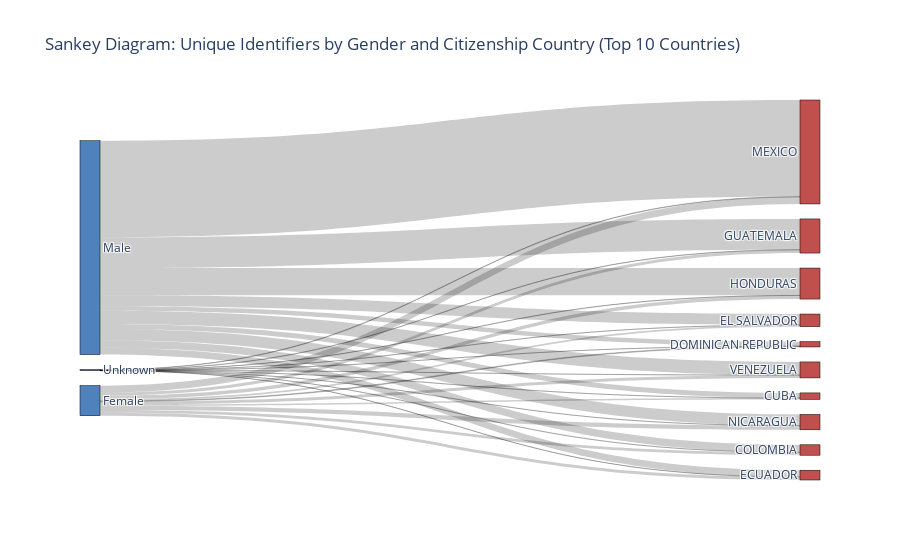

The notebook cell this image was saved under:
### Code cell
import matplotlib.pyplot as plt
import pandas as pd
import numpy as np

# 1. Create and save the pivot tables (absolute and percentage)
pivot_counts = pd.pivot_table(
    df_arrests,
    index="Citizenship Country",
    columns="Gender",
    values="Unique Identifier",
    aggfunc="count",
    fill_value=0
)
pivot_counts.to_csv("outputs/tables/pivot_citizenship_gender_counts.csv")

pivot_percent = pivot_counts.div(pivot_counts.sum(axis=1), axis=0) * 100
pivot_percent = pivot_percent.round(2)
pivot_percent.to_csv("outputs/tables/pivot_citizenship_gender_percent.csv")

# 2. Prepare data for Sankey diagram (top 10 countries for clarity)
top_n = 10
pivot_counts_top = pivot_counts.loc[pivot_counts.sum(axis=1).sort_values(ascending=False).head(top_n).index]
genders = list(pivot_counts_top.columns)
countries = list(pivot_counts_top.index)

# Sankey nodes: genders + countries
labels = genders + countries
source = []
target = []
value = []

# Flows: from gender to country
for i, gender in enumerate(genders):
    for j, country in enumerate(countries):
        count = pivot_counts_top.loc[country, gender]
        if count > 0:
            source.append(i)
            target.append(len(genders) + j)
            value.append(count)

# 3. Plot Sankey diagram using plotly (for better Sankey support)
import plotly.graph_objects as go

fig = go.Figure(data=[go.Sankey(
    node=dict(
        pad=15,
        thickness=20,
        line=dict(color="black", width=0.5),
        label=labels,
        color=["#4F81BD"]*len(genders) + ["#C0504D"]*len(countries)
    ),
    link=dict(
        source=source,
        target=target,
        value=value,
        label=[f"{labels[s]} → {labels[t]}: {v} ({v / sum(value) * 100:.1f}%)" for s, t, v in zip(source, target, value)]
    )
)])

fig.update_layout(title_text="Sankey Diagram: Unique Identifiers by Gender and Citizenship Country (Top 10 Countries)", font_size=12)
fig.write_image("outputs/figures/sankey_gender_citizenship.png")
fig.show()

### Figure 1 — Plotly figure (JSON) as saved in the notebook; plotly's stock layout.template omitted (floating-point values rounded to 4 significant figures)
{"data": [{"link": {"label": ["Female → MEXICO: 6627 (2.8%)", "Female → GUATEMALA: 3021 (1.3%)", "Female → HONDURAS: 3391 (1.5%)", "Female → VENEZUELA: 2709 (1.2%)", "Female → NICARAGUA: 3892 (1.7%)", "Female → EL SALVADOR: 1558 (0.7%)", "Female → COLOMBIA: 2773 (1.2%)", "Female → ECUADOR: 2794 (1.2%)", "Female → CUBA: 1257 (0.5%)", "Female → DOMINICAN REPUBLIC: 698 (0.3%)", "Male → MEXICO: 92150 (39.4%)", "Male → GUATEMALA: 29363 (12.6%)", "Male → HONDURAS: 26065 (11.1%)", "Male → VENEZUELA: 12477 (5.3%)", "Male → NICARAGUA: 10761 (4.6%)", "Male → EL SALVADOR: 10421 (4.5%)", "Male → COLOMBIA: 7118 (3.0%)", "Male → ECUADOR: 6504 (2.8%)", "Male → CUBA: 4874 (2.1%)", "Male → DOMINICAN REPUBLIC: 4343 (1.9%)", "Unknown → MEXICO: 428 (0.2%)", "Unknown → GUATEMALA: 174 (0.1%)", "Unknown → HONDURAS: 124 (0.1%)", "Unknown → VENEZUELA: 47 (0.0%)", "Unknown → NICARAGUA: 31 (0.0%)", "Unknown → EL SALVADOR: 49 (0.0%)", "Unknown → COLOMBIA: 51 (0.0%)", "Unknown → ECUADOR: 40 (0.0%)", "Unknown → CUBA: 73 (0.0%)", "Unknown → DOMINICAN REPUBLIC: 20 (0.0%)"], "source": [0, 0, 0, 0, 0, 0, 0, 0, 0, 0, 1, 1, 1, 1, 1, 1, 1, 1, 1, 1, 2, 2, 2, 2, 2, 2, 2, 2, 2, 2], "target": [3, 4, 5, 6, 7, 8, 9, 10, 11, 12, 3, 4, 5, 6, 7, 8, 9, 10, 11, 12, 3, 4, 5, 6, 7, 8, 9, 10, 11, 12], "value": [6627, 3021, 3391, 2709, 3892, 1558, 2773, 2794, 1257, 698, 92150, 29363, 26065, 12477, 10761, 10421, 7118, 6504, 4874, 4343, 428, 174, 124, 47, 31, 49, 51, 40, 73, 20]}, "node": {"color": ["#4F81BD", "#4F81BD", "#4F81BD", "#C0504D", "#C0504D", "#C0504D", "#C0504D", "#C0504D", "#C0504D", "#C0504D", "#C0504D", "#C0504D", "#C0504D"], "label": ["Female", "Male", "Unknown", "MEXICO", "GUATEMALA", "HONDURAS", "VENEZUELA", "NICARAGUA", "EL SALVADOR", "COLOMBIA", "ECUADOR", "CUBA", "DOMINICAN REPUBLIC"], "line": {"color": "black", "width": 0.5}, "pad": 15, "thickness": 20}, "type": "sankey"}], "layout": {"font": {"size": 12}, "title": {"text": "Sankey Diagram: Unique Identifiers by Gender and Citizenship Country (Top 10 Countries)"}}}
